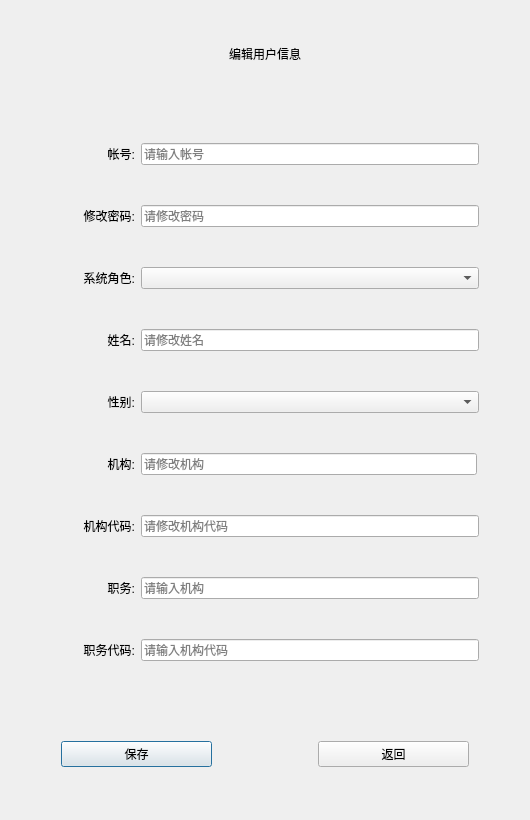
<?xml version="1.0" encoding="UTF-8"?>
<ui version="4.0">
 <class>changeinfo</class>
 <widget class="QDialog" name="changeinfo">
  <property name="geometry">
   <rect>
    <x>0</x>
    <y>0</y>
    <width>530</width>
    <height>820</height>
   </rect>
  </property>
  <property name="windowTitle">
   <string>Dialog</string>
  </property>
  <layout class="QVBoxLayout" name="verticalLayout" stretch="1,1,1,1,1,1,1,1,1,1,1,1,1">
   <item>
    <widget class="QLabel" name="lb_changeinfo_title">
     <property name="sizePolicy">
      <sizepolicy hsizetype="Preferred" vsizetype="Fixed">
       <horstretch>0</horstretch>
       <verstretch>0</verstretch>
      </sizepolicy>
     </property>
     <property name="styleSheet">
      <string notr="true">font: 36pt &quot;文泉驿微米黑&quot;;</string>
     </property>
     <property name="text">
      <string>编辑用户信息</string>
     </property>
     <property name="alignment">
      <set>Qt::AlignCenter</set>
     </property>
    </widget>
   </item>
   <item>
    <spacer name="verticalSpacer">
     <property name="orientation">
      <enum>Qt::Vertical</enum>
     </property>
     <property name="sizeType">
      <enum>QSizePolicy::Fixed</enum>
     </property>
     <property name="sizeHint" stdset="0">
      <size>
       <width>20</width>
       <height>40</height>
      </size>
     </property>
    </spacer>
   </item>
   <item>
    <layout class="QHBoxLayout" name="horizontalLayout" stretch="0,2,8,0">
     <item>
      <spacer name="horizontalSpacer_22">
       <property name="orientation">
        <enum>Qt::Horizontal</enum>
       </property>
       <property name="sizeHint" stdset="0">
        <size>
         <width>40</width>
         <height>20</height>
        </size>
       </property>
      </spacer>
     </item>
     <item>
      <widget class="QLabel" name="lb_changeinfo_account_num">
       <property name="sizePolicy">
        <sizepolicy hsizetype="Minimum" vsizetype="Preferred">
         <horstretch>0</horstretch>
         <verstretch>0</verstretch>
        </sizepolicy>
       </property>
       <property name="text">
        <string> 帐号:</string>
       </property>
       <property name="alignment">
        <set>Qt::AlignRight|Qt::AlignTrailing|Qt::AlignVCenter</set>
       </property>
      </widget>
     </item>
     <item>
      <widget class="QLineEdit" name="le_changeinfo_account_num">
       <property name="readOnly">
        <bool>true</bool>
       </property>
       <property name="placeholderText">
        <string>请输入帐号</string>
       </property>
      </widget>
     </item>
     <item>
      <spacer name="horizontalSpacer_4">
       <property name="orientation">
        <enum>Qt::Horizontal</enum>
       </property>
       <property name="sizeHint" stdset="0">
        <size>
         <width>40</width>
         <height>20</height>
        </size>
       </property>
      </spacer>
     </item>
    </layout>
   </item>
   <item>
    <layout class="QHBoxLayout" name="horizontalLayout_2" stretch="0,2,8,0">
     <item>
      <spacer name="horizontalSpacer_23">
       <property name="orientation">
        <enum>Qt::Horizontal</enum>
       </property>
       <property name="sizeHint" stdset="0">
        <size>
         <width>40</width>
         <height>20</height>
        </size>
       </property>
      </spacer>
     </item>
     <item>
      <widget class="QLabel" name="lb_changeinfo_pwd">
       <property name="sizePolicy">
        <sizepolicy hsizetype="Minimum" vsizetype="Preferred">
         <horstretch>0</horstretch>
         <verstretch>0</verstretch>
        </sizepolicy>
       </property>
       <property name="text">
        <string>修改密码:</string>
       </property>
       <property name="alignment">
        <set>Qt::AlignRight|Qt::AlignTrailing|Qt::AlignVCenter</set>
       </property>
      </widget>
     </item>
     <item>
      <widget class="QLineEdit" name="le_changeinfo_pwd">
       <property name="placeholderText">
        <string>请修改密码</string>
       </property>
      </widget>
     </item>
     <item>
      <spacer name="horizontalSpacer_5">
       <property name="orientation">
        <enum>Qt::Horizontal</enum>
       </property>
       <property name="sizeHint" stdset="0">
        <size>
         <width>40</width>
         <height>20</height>
        </size>
       </property>
      </spacer>
     </item>
    </layout>
   </item>
   <item>
    <layout class="QHBoxLayout" name="horizontalLayout_4" stretch="0,2,8,0">
     <item>
      <spacer name="horizontalSpacer_24">
       <property name="orientation">
        <enum>Qt::Horizontal</enum>
       </property>
       <property name="sizeHint" stdset="0">
        <size>
         <width>40</width>
         <height>20</height>
        </size>
       </property>
      </spacer>
     </item>
     <item>
      <widget class="QLabel" name="lb_changeinfo_systemrole">
       <property name="sizePolicy">
        <sizepolicy hsizetype="Minimum" vsizetype="Preferred">
         <horstretch>0</horstretch>
         <verstretch>0</verstretch>
        </sizepolicy>
       </property>
       <property name="text">
        <string>系统角色:</string>
       </property>
       <property name="alignment">
        <set>Qt::AlignRight|Qt::AlignTrailing|Qt::AlignVCenter</set>
       </property>
      </widget>
     </item>
     <item>
      <widget class="QComboBox" name="cb_changeinfo_systemrole">
       <item>
        <property name="text">
         <string/>
        </property>
       </item>
       <item>
        <property name="text">
         <string>教练员</string>
        </property>
       </item>
       <item>
        <property name="text">
         <string>受训者</string>
        </property>
       </item>
       <item>
        <property name="text">
         <string>系统管理员</string>
        </property>
       </item>
      </widget>
     </item>
     <item>
      <spacer name="horizontalSpacer_6">
       <property name="orientation">
        <enum>Qt::Horizontal</enum>
       </property>
       <property name="sizeHint" stdset="0">
        <size>
         <width>40</width>
         <height>20</height>
        </size>
       </property>
      </spacer>
     </item>
    </layout>
   </item>
   <item>
    <layout class="QHBoxLayout" name="horizontalLayout_5" stretch="0,2,8,0">
     <item>
      <spacer name="horizontalSpacer_25">
       <property name="orientation">
        <enum>Qt::Horizontal</enum>
       </property>
       <property name="sizeHint" stdset="0">
        <size>
         <width>40</width>
         <height>20</height>
        </size>
       </property>
      </spacer>
     </item>
     <item>
      <widget class="QLabel" name="lb_changeinfo_username">
       <property name="sizePolicy">
        <sizepolicy hsizetype="Minimum" vsizetype="Preferred">
         <horstretch>0</horstretch>
         <verstretch>0</verstretch>
        </sizepolicy>
       </property>
       <property name="text">
        <string>姓名:</string>
       </property>
       <property name="alignment">
        <set>Qt::AlignRight|Qt::AlignTrailing|Qt::AlignVCenter</set>
       </property>
      </widget>
     </item>
     <item>
      <widget class="QLineEdit" name="le_changeinfo_username">
       <property name="placeholderText">
        <string>请修改姓名</string>
       </property>
      </widget>
     </item>
     <item>
      <spacer name="horizontalSpacer_7">
       <property name="orientation">
        <enum>Qt::Horizontal</enum>
       </property>
       <property name="sizeHint" stdset="0">
        <size>
         <width>40</width>
         <height>20</height>
        </size>
       </property>
      </spacer>
     </item>
    </layout>
   </item>
   <item>
    <layout class="QHBoxLayout" name="horizontalLayout_6" stretch="0,2,8,0">
     <item>
      <spacer name="horizontalSpacer_26">
       <property name="orientation">
        <enum>Qt::Horizontal</enum>
       </property>
       <property name="sizeHint" stdset="0">
        <size>
         <width>40</width>
         <height>20</height>
        </size>
       </property>
      </spacer>
     </item>
     <item>
      <widget class="QLabel" name="lb_changeinfo_usersex">
       <property name="sizePolicy">
        <sizepolicy hsizetype="Minimum" vsizetype="Preferred">
         <horstretch>0</horstretch>
         <verstretch>0</verstretch>
        </sizepolicy>
       </property>
       <property name="text">
        <string>性别:</string>
       </property>
       <property name="alignment">
        <set>Qt::AlignRight|Qt::AlignTrailing|Qt::AlignVCenter</set>
       </property>
      </widget>
     </item>
     <item>
      <widget class="QComboBox" name="cb_changeinfo_usersex">
       <item>
        <property name="text">
         <string/>
        </property>
       </item>
       <item>
        <property name="text">
         <string>男</string>
        </property>
       </item>
       <item>
        <property name="text">
         <string>女</string>
        </property>
       </item>
      </widget>
     </item>
     <item>
      <spacer name="horizontalSpacer_8">
       <property name="orientation">
        <enum>Qt::Horizontal</enum>
       </property>
       <property name="sizeHint" stdset="0">
        <size>
         <width>40</width>
         <height>20</height>
        </size>
       </property>
      </spacer>
     </item>
    </layout>
   </item>
   <item>
    <layout class="QHBoxLayout" name="horizontalLayout_7" stretch="0,2,8,1">
     <item>
      <spacer name="horizontalSpacer_27">
       <property name="orientation">
        <enum>Qt::Horizontal</enum>
       </property>
       <property name="sizeHint" stdset="0">
        <size>
         <width>40</width>
         <height>20</height>
        </size>
       </property>
      </spacer>
     </item>
     <item>
      <widget class="QLabel" name="lb_changeinfo_organization">
       <property name="sizePolicy">
        <sizepolicy hsizetype="Minimum" vsizetype="Preferred">
         <horstretch>0</horstretch>
         <verstretch>0</verstretch>
        </sizepolicy>
       </property>
       <property name="text">
        <string>机构:</string>
       </property>
       <property name="alignment">
        <set>Qt::AlignRight|Qt::AlignTrailing|Qt::AlignVCenter</set>
       </property>
      </widget>
     </item>
     <item>
      <widget class="QLineEdit" name="le_changeinfo_organization">
       <property name="placeholderText">
        <string>请修改机构</string>
       </property>
      </widget>
     </item>
     <item>
      <spacer name="horizontalSpacer_16">
       <property name="orientation">
        <enum>Qt::Horizontal</enum>
       </property>
       <property name="sizeHint" stdset="0">
        <size>
         <width>40</width>
         <height>20</height>
        </size>
       </property>
      </spacer>
     </item>
    </layout>
   </item>
   <item>
    <layout class="QHBoxLayout" name="horizontalLayout_8" stretch="0,2,8,0">
     <item>
      <spacer name="horizontalSpacer_28">
       <property name="orientation">
        <enum>Qt::Horizontal</enum>
       </property>
       <property name="sizeHint" stdset="0">
        <size>
         <width>40</width>
         <height>20</height>
        </size>
       </property>
      </spacer>
     </item>
     <item>
      <widget class="QLabel" name="lb_changeinfo_organization_code">
       <property name="sizePolicy">
        <sizepolicy hsizetype="Minimum" vsizetype="Preferred">
         <horstretch>0</horstretch>
         <verstretch>0</verstretch>
        </sizepolicy>
       </property>
       <property name="text">
        <string>机构代码:</string>
       </property>
       <property name="alignment">
        <set>Qt::AlignRight|Qt::AlignTrailing|Qt::AlignVCenter</set>
       </property>
      </widget>
     </item>
     <item>
      <widget class="QLineEdit" name="le_changeinfo_organization_code">
       <property name="placeholderText">
        <string>请修改机构代码</string>
       </property>
      </widget>
     </item>
     <item>
      <spacer name="horizontalSpacer_19">
       <property name="orientation">
        <enum>Qt::Horizontal</enum>
       </property>
       <property name="sizeHint" stdset="0">
        <size>
         <width>40</width>
         <height>20</height>
        </size>
       </property>
      </spacer>
     </item>
    </layout>
   </item>
   <item>
    <layout class="QHBoxLayout" name="horizontalLayout_9" stretch="0,2,8,0">
     <item>
      <spacer name="horizontalSpacer_29">
       <property name="orientation">
        <enum>Qt::Horizontal</enum>
       </property>
       <property name="sizeHint" stdset="0">
        <size>
         <width>40</width>
         <height>20</height>
        </size>
       </property>
      </spacer>
     </item>
     <item>
      <widget class="QLabel" name="lb_changeinfo_duty">
       <property name="sizePolicy">
        <sizepolicy hsizetype="Minimum" vsizetype="Preferred">
         <horstretch>0</horstretch>
         <verstretch>0</verstretch>
        </sizepolicy>
       </property>
       <property name="text">
        <string>职务:</string>
       </property>
       <property name="alignment">
        <set>Qt::AlignRight|Qt::AlignTrailing|Qt::AlignVCenter</set>
       </property>
      </widget>
     </item>
     <item>
      <widget class="QLineEdit" name="le_changeinfo_duty">
       <property name="placeholderText">
        <string>请输入机构</string>
       </property>
      </widget>
     </item>
     <item>
      <spacer name="horizontalSpacer_20">
       <property name="orientation">
        <enum>Qt::Horizontal</enum>
       </property>
       <property name="sizeHint" stdset="0">
        <size>
         <width>40</width>
         <height>20</height>
        </size>
       </property>
      </spacer>
     </item>
    </layout>
   </item>
   <item>
    <layout class="QHBoxLayout" name="horizontalLayout_10" stretch="0,2,8,0">
     <item>
      <spacer name="horizontalSpacer_30">
       <property name="orientation">
        <enum>Qt::Horizontal</enum>
       </property>
       <property name="sizeHint" stdset="0">
        <size>
         <width>40</width>
         <height>20</height>
        </size>
       </property>
      </spacer>
     </item>
     <item>
      <widget class="QLabel" name="lb_changeinfo_duty_code">
       <property name="sizePolicy">
        <sizepolicy hsizetype="Minimum" vsizetype="Preferred">
         <horstretch>0</horstretch>
         <verstretch>0</verstretch>
        </sizepolicy>
       </property>
       <property name="text">
        <string>职务代码:</string>
       </property>
       <property name="alignment">
        <set>Qt::AlignRight|Qt::AlignTrailing|Qt::AlignVCenter</set>
       </property>
      </widget>
     </item>
     <item>
      <widget class="QLineEdit" name="le_changeinfo_duty_code">
       <property name="placeholderText">
        <string>请输入机构代码</string>
       </property>
      </widget>
     </item>
     <item>
      <spacer name="horizontalSpacer_21">
       <property name="orientation">
        <enum>Qt::Horizontal</enum>
       </property>
       <property name="sizeHint" stdset="0">
        <size>
         <width>40</width>
         <height>20</height>
        </size>
       </property>
      </spacer>
     </item>
    </layout>
   </item>
   <item>
    <spacer name="verticalSpacer_2">
     <property name="orientation">
      <enum>Qt::Vertical</enum>
     </property>
     <property name="sizeType">
      <enum>QSizePolicy::Fixed</enum>
     </property>
     <property name="sizeHint" stdset="0">
      <size>
       <width>20</width>
       <height>40</height>
      </size>
     </property>
    </spacer>
   </item>
   <item>
    <layout class="QHBoxLayout" name="horizontalLayout_11" stretch="1,3,2,3,1">
     <item>
      <spacer name="horizontalSpacer_2">
       <property name="orientation">
        <enum>Qt::Horizontal</enum>
       </property>
       <property name="sizeHint" stdset="0">
        <size>
         <width>40</width>
         <height>20</height>
        </size>
       </property>
      </spacer>
     </item>
     <item>
      <widget class="QPushButton" name="btn_changeinfo_confirm">
       <property name="text">
        <string>保存</string>
       </property>
      </widget>
     </item>
     <item>
      <spacer name="horizontalSpacer">
       <property name="orientation">
        <enum>Qt::Horizontal</enum>
       </property>
       <property name="sizeHint" stdset="0">
        <size>
         <width>40</width>
         <height>20</height>
        </size>
       </property>
      </spacer>
     </item>
     <item>
      <widget class="QPushButton" name="btn_changeinfo_cancle">
       <property name="text">
        <string>返回</string>
       </property>
      </widget>
     </item>
     <item>
      <spacer name="horizontalSpacer_3">
       <property name="orientation">
        <enum>Qt::Horizontal</enum>
       </property>
       <property name="sizeHint" stdset="0">
        <size>
         <width>40</width>
         <height>20</height>
        </size>
       </property>
      </spacer>
     </item>
    </layout>
   </item>
  </layout>
 </widget>
 <resources/>
 <connections/>
</ui>
